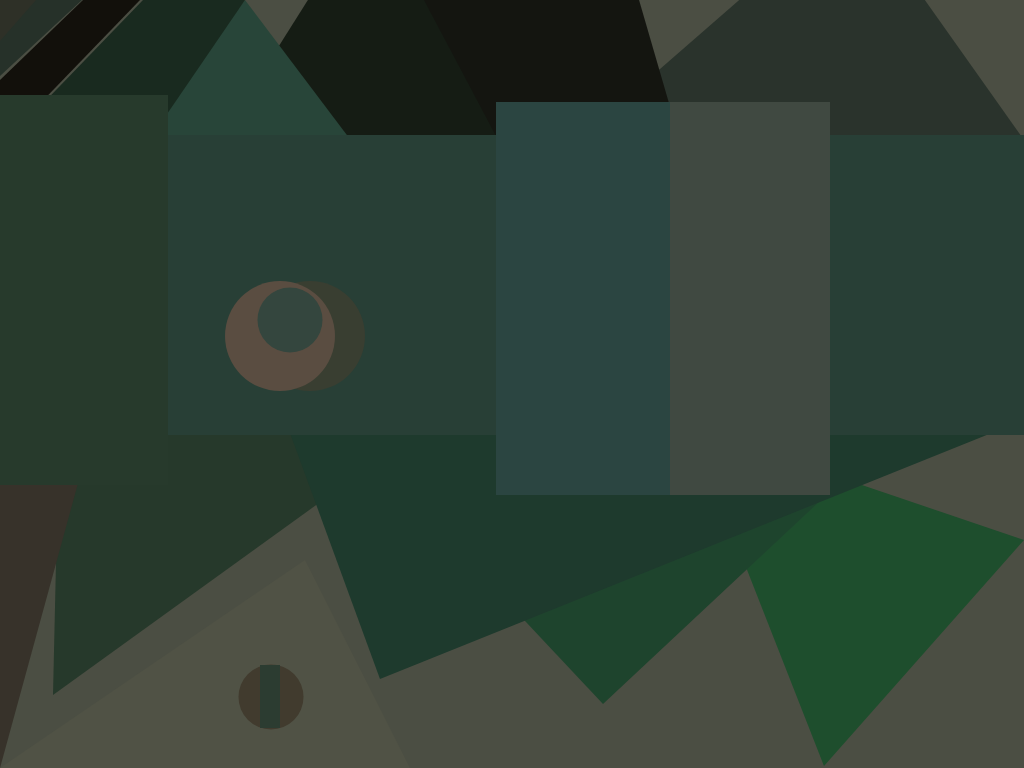
Frame 1 (no input)
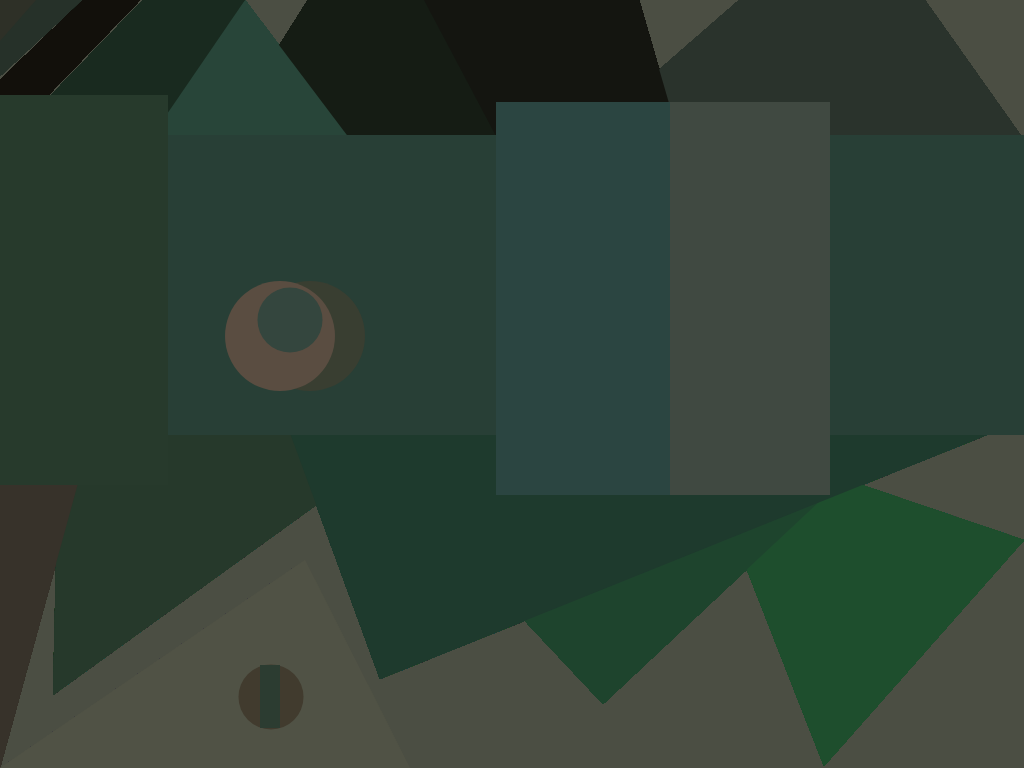
Frame 60 (no input)
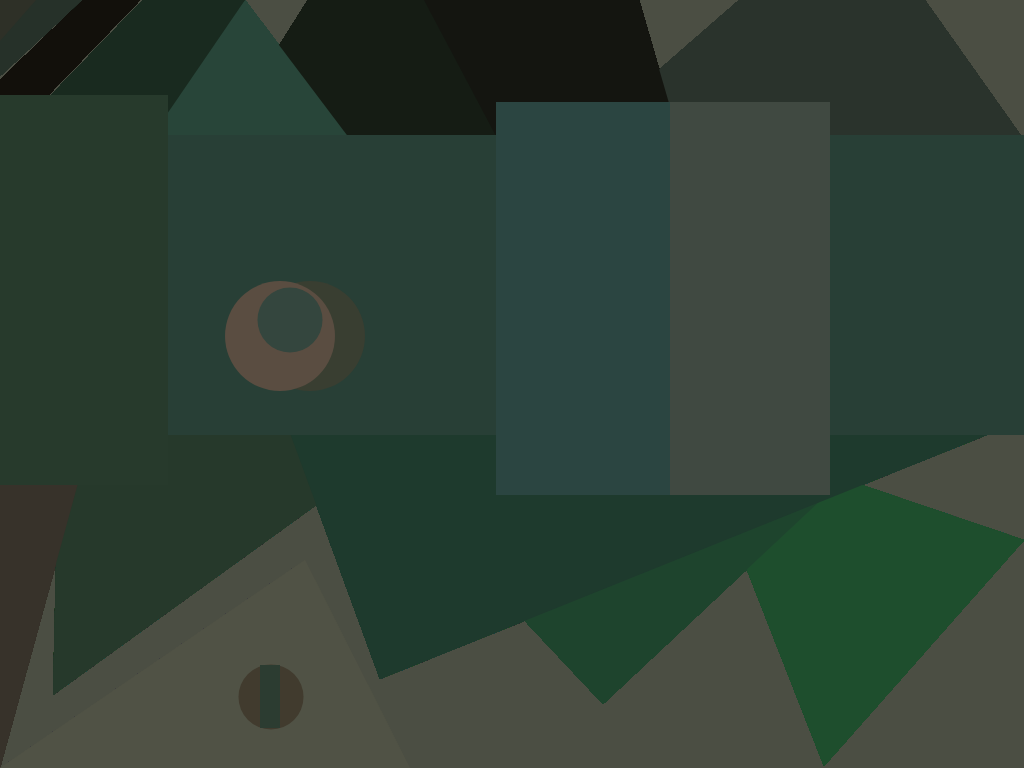
Frame 120 (the mouse pressed at the canvas centre since frame 60)

The p5.js sketch that drew these frames (run headless with seeded random() and noise() and a simulated clock; from frame 60 on, the mouse is pressed at the canvas centre):

// p5.js sketch
// ── sketch.js
function setup() {
    createCanvas(1024, 768);
    background(75, 78, 67);
    noStroke();
}

function draw() {
    fill(38, 49, 41);
    triangle(0, 0, 0, 76, 82, 0);
    fill(42, 51, 44);
    triangle(489, 218, 854, -100, 1024, 140);
    fill(20, 21, 16);
    triangle(46, 163, 610, -100, 691, 179);    
    fill(21, 28, 20);
    triangle(195, 179, 371, -100, 522, 185);
    fill(40, 69, 57);
    triangle(245, 0, 0, 309, 494, 330);
    fill(46, 48, 39);
    triangle(0, 0, 0, 41, 36, 0);
    fill(18, 16, 11);
    beginShape();
      vertex(0, 80);
      vertex(83, 0);
      vertex(140, 0);
      vertex(0, 145);
    endShape(CLOSE);
    fill(25, 42, 31);
    beginShape();
      vertex(0, 148);
      vertex(143, 0);
      vertex(245, 0);
      vertex(126, 174);
    endShape(CLOSE);
    fill(80, 82, 69);
    triangle(305, 560, 0, 768, 410, 768);
    fill(65, 59, 46);
    ellipse(271, 697, 65, 65);
    fill(44, 60, 49);
    rect(260, 665, 20, 63);
    fill(38, 57, 43);
    triangle(59, 431, 53, 695, 427, 425);
    fill(55, 50, 42);
    triangle(0, 476, 80, 476, 0, 768);
    fill(30, 78, 45);
    triangle(824, 766, 691, 427, 1024, 540);
    fill(30, 68, 45);
    triangle(603, 704, 510, 605, 1024, 310);
    fill(30, 58, 45);
    triangle(380, 679, 234, 280, 1024, 420);
    fill(40, 63, 54);
    rect(160, 135, 890, 300);
    fill(57, 62, 49);
    ellipse(310, 336, 110, 110);
    fill(90, 77, 65);
    ellipse(280, 336, 110, 110);
    fill(52, 70, 62);
    ellipse(290, 320, 65, 65);
    fill(39.2, 58, 44);
    rect(0, 95, 168, 390);
    fill(64, 73, 65);
    rect(656, 102, 174, 393);
    fill(43, 69, 65);
    rect(496, 102, 174, 393);
}
